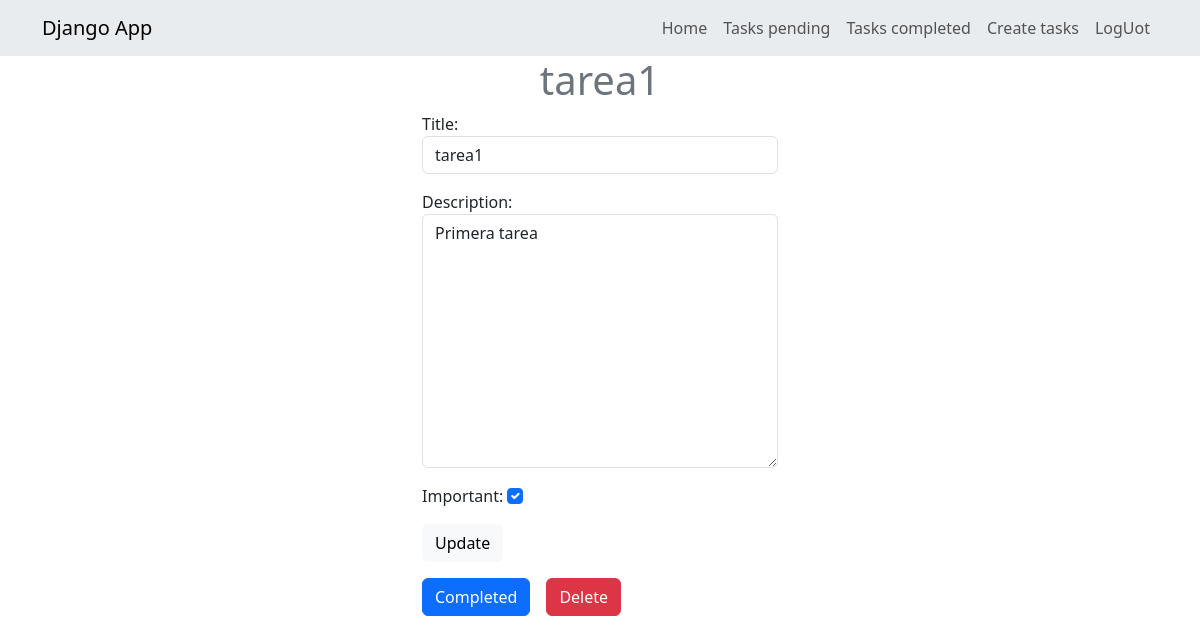
/tasks/1/ (signed in), run on the app's committed database.
### tasks/models.py (models this page shows, shortened)
class Task(models.Model):
    title = models.CharField(max_length=100)
    description = models.TextField(blank=True)
    created = models.DateTimeField(auto_now_add=True)
    datecompleted = models.DateTimeField(null=True, blank=True)
    important = models.BooleanField(default=False)
    user = models.ForeignKey(User, on_delete=models.CASCADE)

### tasks/views.py (the view, shortened to what this page needs)
# urls.py: path('tasks/<int:task_id>/', views.task_detail, name='task_detail'),
@login_required
def task_detail(request, task_id):
    if request.method == 'GET':
        task = get_object_or_404(Task ,pk=task_id, user=request.user)
        form = TaskForm(instance=task)
        return render(request, 'task_detail.html', {'task': task, 'form': form})

### tasks/forms.py
class TaskForm(forms.ModelForm):
    class Meta:
        model = Task
        fields = ['title', 'description', 'important']
        widgets = {
            'title': forms.TextInput(attrs={'class': 'form-control'}),
            'description': forms.Textarea(attrs={'class': 'form-control'}),
            'important': forms.CheckboxInput(attrs={'class': 'form-check-input border-primary'}),
            }

### tasks/templates/task_detail.html (shortened to what this page needs)
{% extends "layouts/base.html" %}
{% block content %}
    <main class="container">
        <div class="row">
            <div class="col-md-4 offset-md-4">
                <h1 class="text-center text-secondary">{{task.title}}</h1>
                <form method="POST">
                    {{form.as_p}}
                    <button class="btn btn-light">
                        Update
                    </button>
                </form>
                <div class="d-flex mt-3">
                    <form action={% url "complete_task" task.id %} method="POST">
                        <button class="btn btn-primary">
                            Completed
                        </button>
                    </form>
                    <form action={% url "delete_task" task.id %} method="POST">
                        <button class="btn btn-danger ms-3">
                            Delete
                        </button>
                    </form>
                </div>
            </div>
        </div>
    </main>
{% endblock content %}

### data on the page
Task: title "tarea1", description "Primera tarea", important "☑"
